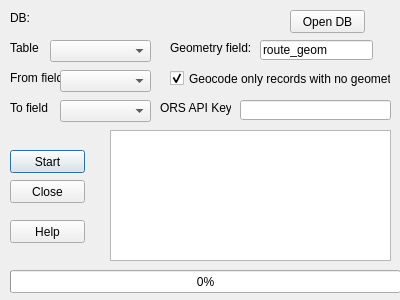
<?xml version="1.0" encoding="UTF-8"?>
<ui version="4.0">
 <class>Dialog</class>
 <widget class="QDialog" name="Dialog">
  <property name="geometry">
   <rect>
    <x>0</x>
    <y>0</y>
    <width>400</width>
    <height>300</height>
   </rect>
  </property>
  <property name="windowTitle">
   <string>Route Sqlite table</string>
  </property>
  <widget class="QLabel" name="label_7">
   <property name="geometry">
    <rect>
     <x>10</x>
     <y>10</y>
     <width>21</width>
     <height>16</height>
    </rect>
   </property>
   <property name="text">
    <string>DB:</string>
   </property>
  </widget>
  <widget class="QgsFileWidget" name="fwDBFile">
   <property name="geometry">
    <rect>
     <x>30</x>
     <y>10</y>
     <width>251</width>
     <height>20</height>
    </rect>
   </property>
  </widget>
  <widget class="QLabel" name="label">
   <property name="geometry">
    <rect>
     <x>10</x>
     <y>40</y>
     <width>41</width>
     <height>16</height>
    </rect>
   </property>
   <property name="text">
    <string>Table</string>
   </property>
  </widget>
  <widget class="QLabel" name="label_2">
   <property name="geometry">
    <rect>
     <x>10</x>
     <y>70</y>
     <width>51</width>
     <height>16</height>
    </rect>
   </property>
   <property name="text">
    <string>From field</string>
   </property>
  </widget>
  <widget class="QComboBox" name="cbTable">
   <property name="geometry">
    <rect>
     <x>50</x>
     <y>40</y>
     <width>101</width>
     <height>22</height>
    </rect>
   </property>
  </widget>
  <widget class="QComboBox" name="cbFromField">
   <property name="geometry">
    <rect>
     <x>60</x>
     <y>70</y>
     <width>91</width>
     <height>22</height>
    </rect>
   </property>
  </widget>
  <widget class="QProgressBar" name="progressBar">
   <property name="enabled">
    <bool>true</bool>
   </property>
   <property name="geometry">
    <rect>
     <x>10</x>
     <y>270</y>
     <width>391</width>
     <height>23</height>
    </rect>
   </property>
   <property name="maximum">
    <number>100</number>
   </property>
   <property name="value">
    <number>0</number>
   </property>
  </widget>
  <widget class="QPushButton" name="pbStart">
   <property name="geometry">
    <rect>
     <x>10</x>
     <y>150</y>
     <width>75</width>
     <height>23</height>
    </rect>
   </property>
   <property name="text">
    <string>Start</string>
   </property>
  </widget>
  <widget class="QPushButton" name="pbClose">
   <property name="geometry">
    <rect>
     <x>10</x>
     <y>180</y>
     <width>75</width>
     <height>23</height>
    </rect>
   </property>
   <property name="text">
    <string>Close</string>
   </property>
  </widget>
  <widget class="QTextEdit" name="teLog">
   <property name="geometry">
    <rect>
     <x>110</x>
     <y>130</y>
     <width>281</width>
     <height>131</height>
    </rect>
   </property>
   <property name="readOnly">
    <bool>true</bool>
   </property>
  </widget>
  <widget class="QPushButton" name="pbOpenDb">
   <property name="geometry">
    <rect>
     <x>290</x>
     <y>10</y>
     <width>75</width>
     <height>23</height>
    </rect>
   </property>
   <property name="text">
    <string>Open DB</string>
   </property>
  </widget>
  <widget class="QLabel" name="label_3">
   <property name="geometry">
    <rect>
     <x>170</x>
     <y>40</y>
     <width>91</width>
     <height>16</height>
    </rect>
   </property>
   <property name="text">
    <string>Geometry field:</string>
   </property>
  </widget>
  <widget class="QLineEdit" name="leGeomField">
   <property name="geometry">
    <rect>
     <x>260</x>
     <y>40</y>
     <width>113</width>
     <height>20</height>
    </rect>
   </property>
   <property name="text">
    <string>route_geom</string>
   </property>
  </widget>
  <widget class="QCheckBox" name="cbNoGeom">
   <property name="geometry">
    <rect>
     <x>170</x>
     <y>70</y>
     <width>221</width>
     <height>17</height>
    </rect>
   </property>
   <property name="text">
    <string>Geocode only records with no geometry</string>
   </property>
   <property name="checked">
    <bool>true</bool>
   </property>
  </widget>
  <widget class="QPushButton" name="pbHelp">
   <property name="geometry">
    <rect>
     <x>10</x>
     <y>220</y>
     <width>75</width>
     <height>23</height>
    </rect>
   </property>
   <property name="text">
    <string>Help</string>
   </property>
  </widget>
  <widget class="QComboBox" name="cbToField">
   <property name="geometry">
    <rect>
     <x>60</x>
     <y>100</y>
     <width>91</width>
     <height>22</height>
    </rect>
   </property>
  </widget>
  <widget class="QLabel" name="label_4">
   <property name="geometry">
    <rect>
     <x>10</x>
     <y>100</y>
     <width>51</width>
     <height>16</height>
    </rect>
   </property>
   <property name="text">
    <string>To field</string>
   </property>
  </widget>
  <widget class="QLabel" name="label_5">
   <property name="geometry">
    <rect>
     <x>160</x>
     <y>100</y>
     <width>71</width>
     <height>16</height>
    </rect>
   </property>
   <property name="text">
    <string>ORS API Key</string>
   </property>
  </widget>
  <widget class="QLineEdit" name="leApiKey">
   <property name="geometry">
    <rect>
     <x>240</x>
     <y>100</y>
     <width>151</width>
     <height>20</height>
    </rect>
   </property>
  </widget>
 </widget>
 <customwidgets>
  <customwidget>
   <class>QgsFileWidget</class>
   <extends>QWidget</extends>
   <header>qgsfilewidget.h</header>
  </customwidget>
 </customwidgets>
 <resources/>
 <connections/>
</ui>
